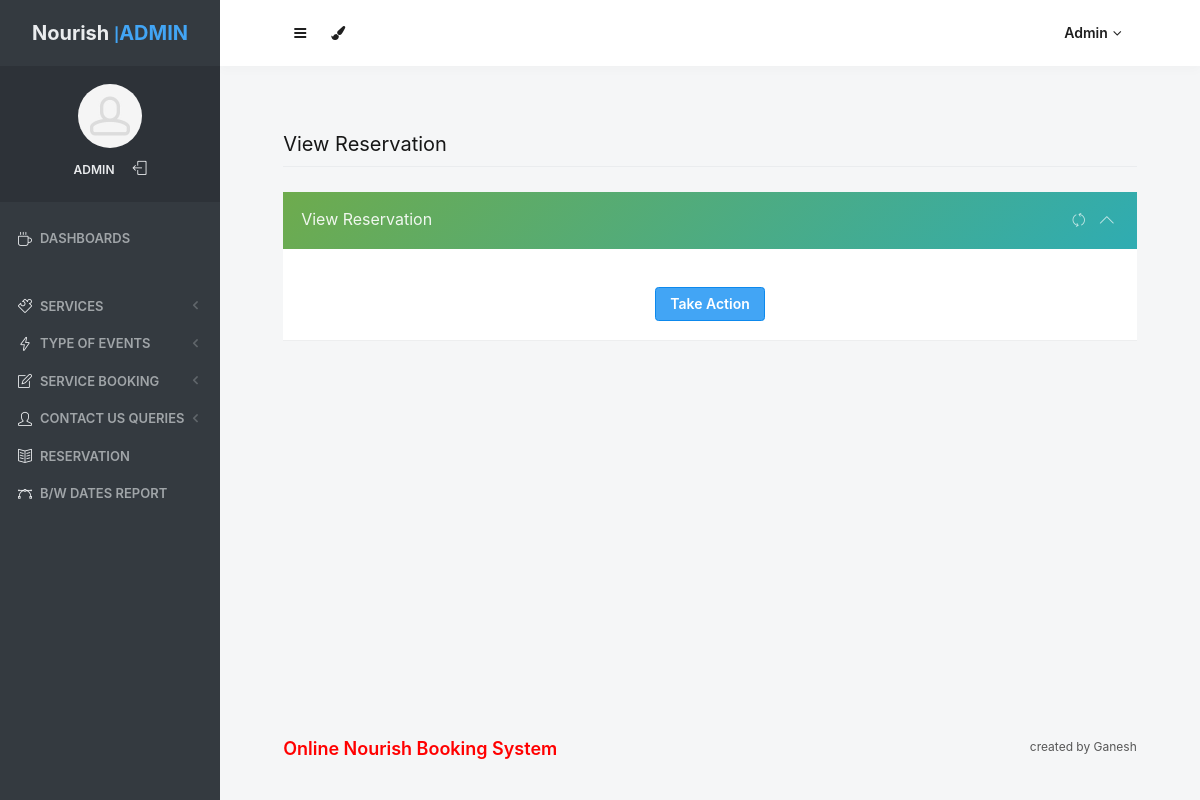
/admin/view-reservation-detail.php?editid=1&&bookingid=9847527 (signed in), run on an earlier commit of the app's database.
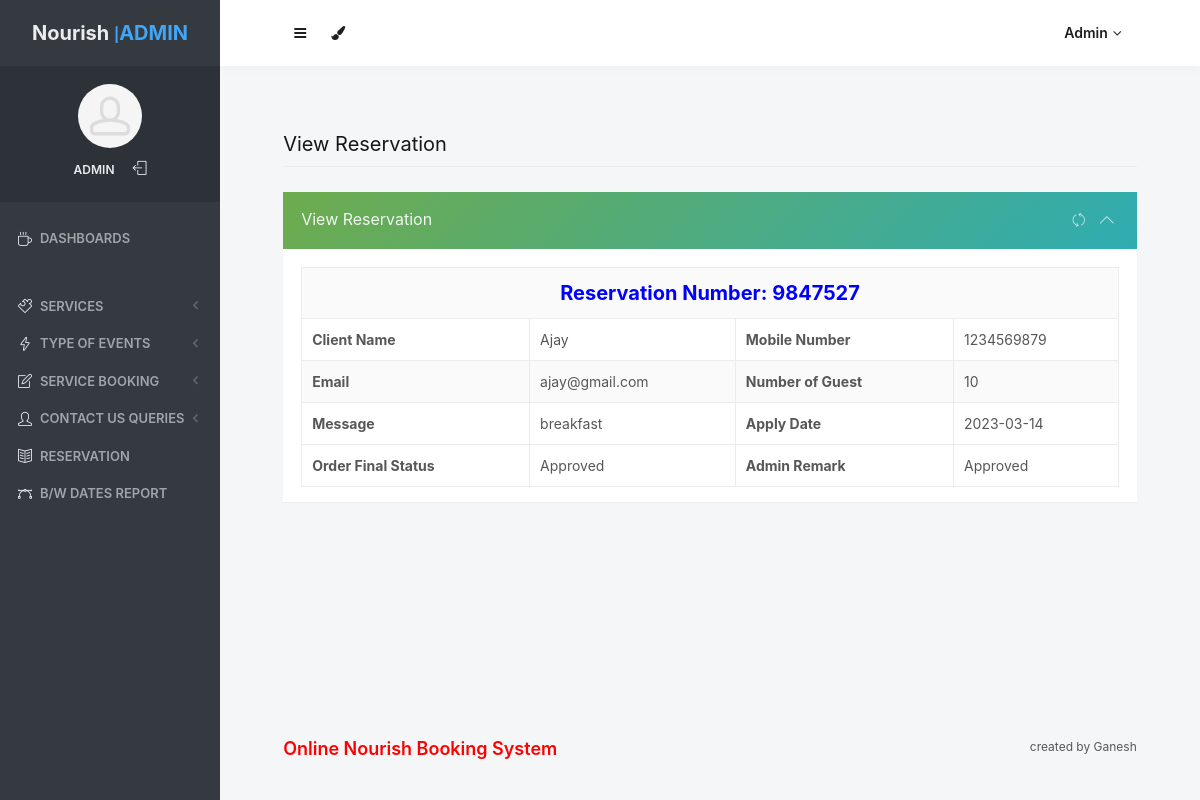
And on a later commit of the database.
### tables this page shows
CREATE TABLE `reservation` (
  `reserve_id` int(10) NOT NULL,
  `resid` int(10) NOT NULL,
  `UserID` int(5) DEFAULT NULL,
  `no_of_guest` varchar(100) NOT NULL,
  `date_res` varchar(100) NOT NULL,
  `time` varchar(100) NOT NULL,
  `suggestions` varchar(100) NOT NULL,
  `Remark` varchar(200) DEFAULT NULL,
  `Status` varchar(200) DEFAULT NULL,
  `UpdationDate` timestamp NULL DEFAULT NULL ON UPDATE current_timestamp()
);

CREATE TABLE `tbluser` (
  `ID` int(10) NOT NULL,
  `FullName` varchar(200) DEFAULT NULL,
  `MobileNumber` bigint(10) DEFAULT NULL,
  `Email` varchar(200) DEFAULT NULL,
  `Password` varchar(200) DEFAULT NULL,
  `RegDate` timestamp NULL DEFAULT current_timestamp()
);

### admin/view-reservation-detail.php (the view, shortened to what the changed rows need)
<?php
include('includes/dbconnection.php');
if (strlen($_SESSION['odmsaid']==0)) {
  header('location:logout.php');
  } else{
?>
<!doctype html>
 <html lang="en" class="no-focus">
    <head>
<link rel="stylesheet" id="css-main" href="assets/css/codebase.min.css">
</head>
    <body>
        <div id="page-container" class="sidebar-o sidebar-inverse side-scroll page-header-fixed main-content-narrow">
             <?php include_once('includes/sidebar.php');?>
          <?php include_once('includes/header.php');?>
            <main id="main-container">
                <div class="content">
                    <h2 class="content-heading">View Reservation</h2>
                    <div class="row">
                        <div class="col-md-12">
                            <div class="block block-themed">
                                <div class="block-content">
                                    <?php
                  $eid=$_GET['editid'];
$sql="SELECT tbluser.FullName,tbluser.MobileNumber,tbluser.Email,reservation.resid,reservation.date_res,reservation.no_of_guest,reservation.suggestions, reservation.Remark,reservation.Status,reservation.UpdationDate from reservation join tbluser on tbluser.ID=reservation.UserID  where reservation.reserve_id=:eid";
$query = $dbh -> prepare($sql);
$query-> bindParam(':eid', $eid, PDO::PARAM_STR);
$query->execute();
$results=$query->fetchAll(PDO::FETCH_OBJ);
$cnt=1;
if($query->rowCount() > 0)
{
foreach($results as $row)
{               ?>
                            <table border="1" class="table table-bordered table-striped table-vcenter js-dataTable-full-pagination">
                                <tr>
                                    <th colspan="5" style="text-align: center;font-size: 20px;color: blue;">Reservation Number: <?php  echo $row->resid;?>
                                    </th>
                                </tr>
                                            <tr>
    <th>Client Name</th>
    <td><?php  echo $row->FullName;?></td>
     <th>Mobile Number</th>
    <td><?php  echo $row->MobileNumber;?></td>
  </tr>
  <tr>
   <th>Email</th>
    <td><?php  echo $row->Email;?></td>
  <th>Number of Guest</th>
    <td><?php  echo $row->no_of_guest;?></td>
  </tr>
  <tr>
    <th>Message</th>
    <td><?php  echo $row->suggestions;?></td>
    <th>Apply Date</th>
    <td><?php  echo $row->date_res;?></td>
  </tr>
  <tr>
     <th>Order Final Status</th>
    <td> <?php  $status=$row->Status;
if($row->Status=="Approved")
{
  echo "Approved";
}
     ;?></td>
     <th >Admin Remark</th>
    <?php if($row->Status==""){ ?>
                     <td><?php echo "Not Updated Yet"; ?></td>
<?php } else { ?>                  <td><?php  echo htmlentities($row->Remark);?>
                  </td>
                  <?php } ?>
  </tr>
<?php $cnt=$cnt+1;}} ?>
</table>
<?php
if ($status==""){
?>
<p align="center"  style="padding-top: 20px">
 <button class="btn btn-primary waves-effect waves-light w-lg" data-toggle="modal" data-target="#myModal">Take Action</button></p>
<?php } ?>
                </div>
            </main>
        </div>
    </body>
</html>
<?php }  ?>

### admin/includes/sidebar.php (shortened to what the changed rows need)
     <?php
include('includes/dbconnection.php');
if (strlen($_SESSION['odmsaid']==0)) {
  header('location:logout.php');
  } else{
  ?>
   <nav id="sidebar">
                <div id="sidebar-scroll">
                    <div class="sidebar-content">
                        <div class="content-side content-side-full content-side-user px-10 align-parent">
                            <div class="sidebar-mini-hidden-b text-center">
                                <ul class="list-inline mt-10">
                                    <?php
$aid=$_SESSION['odmsaid'];
$sql="SELECT AdminName from  tbladmin where ID=:aid";
$query = $dbh -> prepare($sql);
$query->bindParam(':aid',$aid,PDO::PARAM_STR);
$query->execute();
$results=$query->fetchAll(PDO::FETCH_OBJ);
$cnt=1;
if($query->rowCount() > 0)
{
foreach($results as $row)
{               ?>
                                    <li class="list-inline-item">
                                        <a class="link-effect text-dual-primary-dark font-size-xs font-w600 text-uppercase" href="admin-profile.php"><?php  echo $row->AdminName;?></a>
                                    </li><?php $cnt=$cnt+1;}} ?>
                                </ul>
                            </div>
                        </div>
                    </div>
                </div>
            </nav>
           <?php }  ?>

### admin/includes/header.php (shortened to what the changed rows need)
   <?php
include('includes/dbconnection.php');
if (strlen($_SESSION['odmsaid']==0)) {
  header('location:logout.php');
  } else{
  ?>
            <header id="page-header">
                <div class="content-header">
                    <div class="content-header-section">
                        <div class="btn-group" role="group">
                            <?php
$aid=$_SESSION['odmsaid'];
$sql="SELECT AdminName from  tbladmin where ID=:aid";
$query = $dbh -> prepare($sql);
$query->bindParam(':aid',$aid,PDO::PARAM_STR);
$query->execute();
$results=$query->fetchAll(PDO::FETCH_OBJ);
$cnt=1;
if($query->rowCount() > 0)
{
foreach($results as $row)
{               ?>
                            <button type="button" class="btn btn-rounded btn-dual-secondary" id="page-header-user-dropdown" data-toggle="dropdown" aria-haspopup="true" aria-expanded="false">
                                <?php  echo $row->AdminName;?><i class="fa fa-angle-down ml-5"></i>
                            </button>
                            <?php $cnt=$cnt+1;}} ?>
                        </div>
                    </div>
                </div>
            </header>
            <?php }  ?>

What changed in the data, as far as the page shows it:
now on this page (row edited): reservation: resid "9847527", UserID.FullName "Ajay", UserID.MobileNumber "1234569879", UserID.Email "ajay@gmail.com", no_of_guest "10", suggestions "breakfast", date_res "2023-03-14", Status "Approved", Remark "Approved"
Also different on the page:
text no longer shown: "Take Action"
